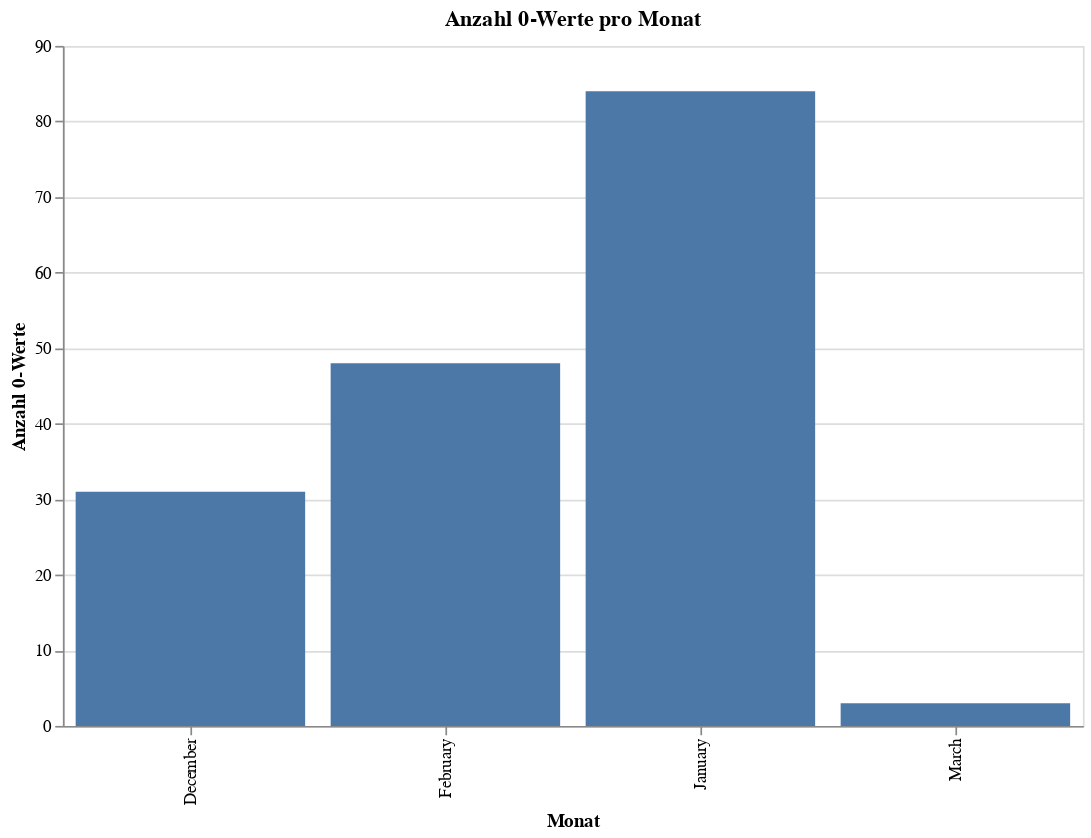

Notebook cell for this chart:
### Code cell
# Liste für DataFrames erstellen
df_list = []

# Daten aus Dateien lesen und in df_list speichern
for file_path in file_paths:
    df_temp = pd.read_csv(file_path)
    df_list.append(df_temp[['datum', 'gesamt']])

# Einzelne DataFrames zu einem Gesamt-DataFrame zusammenführen
df_combined = pd.concat(df_list, ignore_index=True)

# Monat aus dem 'datum' extrahieren
df_combined['monat'] = pd.to_datetime(df_combined['datum']).dt.month_name()

# Filtere die Datensätze, bei denen 'gesamt' gleich 0 ist
df_zero_values = df_combined[df_combined['gesamt'] == 0]

# Anzahl der 0-Werte pro Monat zählen
zero_values_per_month = df_zero_values.groupby('monat').size().reset_index(name='anzahl_zero_values')

# Plot mit Altair
chart = alt.Chart(zero_values_per_month).mark_bar().encode(
    x=alt.X('monat:N', title='Monat', sort=['Januar', 'Februar', 'März', 'April', 'Mai', 'Juni', 'Juli', 'August', 'September', 'Oktober', 'November', 'Dezember']),
    y=alt.Y('anzahl_zero_values:Q', title='Anzahl 0-Werte'),
    tooltip=['monat:N', 'anzahl_zero_values:Q']
).properties(
    width=600,
    height=400,
    title='Anzahl 0-Werte pro Monat'
)

# Diagramm anzeigen
chart

### Figure 1 — Vega-Lite specification as saved in the notebook (floating-point values rounded to 4 significant figures)
{"config": {"view": {"continuousWidth": 300, "continuousHeight": 300}}, "data": {"name": "data-eff5bff3cd1a89ba98e024b110d9ec7b"}, "mark": {"type": "bar"}, "encoding": {"tooltip": [{"field": "monat", "type": "nominal"}, {"field": "anzahl_zero_values", "type": "quantitative"}], "x": {"field": "monat", "sort": ["Januar", "Februar", "März", "April", "Mai", "Juni", "Juli", "August", "September", "Oktober", "November", "Dezember"], "title": "Monat", "type": "nominal"}, "y": {"field": "anzahl_zero_values", "title": "Anzahl 0-Werte", "type": "quantitative"}}, "height": 400, "title": "Anzahl 0-Werte pro Monat", "width": 600, "$schema": "https://vega.github.io/schema/vega-lite/v5.16.3.json", "datasets": {"data-eff5bff3cd1a89ba98e024b110d9ec7b": [{"monat": "December", "anzahl_zero_values": 31}, {"monat": "February", "anzahl_zero_values": 48}, {"monat": "January", "anzahl_zero_values": 84}, {"monat": "March", "anzahl_zero_values": 3}]}}
